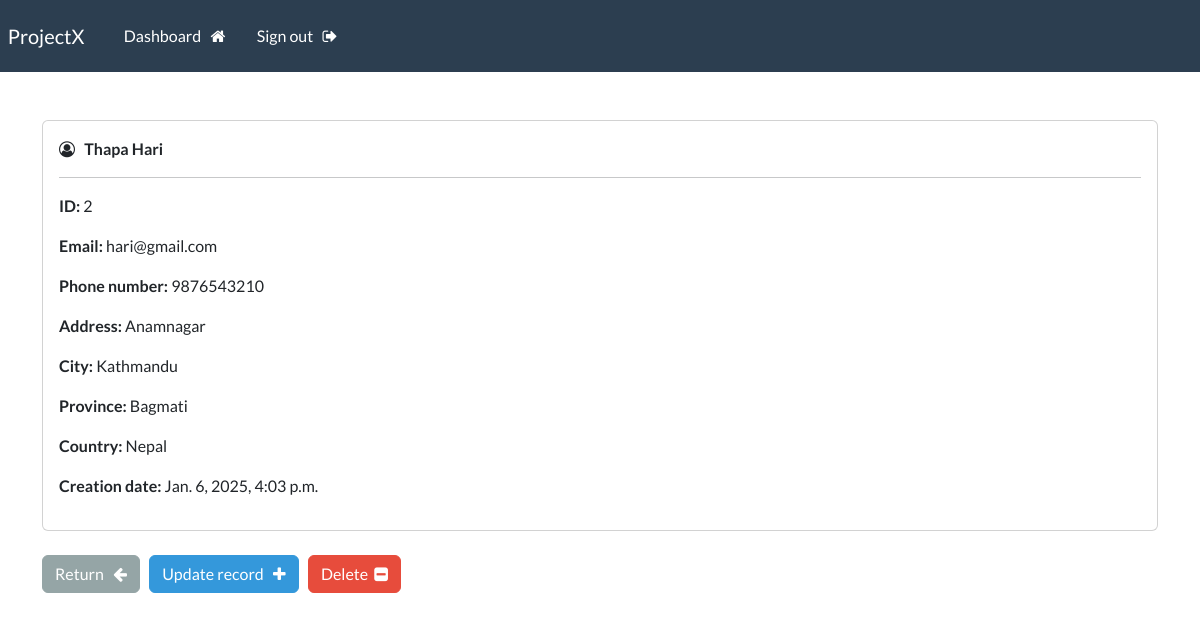
Screenshot of /viewRecord/2/ (signed in) with the database file from the repository.
### webapp/models.py (models this page shows, shortened)
class Record(models.Model):
    creation_date = models.DateTimeField(auto_now_add=True)
    first_name = models.CharField(max_length=100)
    last_name = models.CharField(max_length=100)
    email = models.CharField(max_length=255)
    phone = models.CharField(max_length=20)
    address = models.CharField(max_length=300)
    city = models.CharField(max_length=255)
    province = models.CharField(max_length=200)
    country = models.CharField(max_length=125)

### webapp/views.py (the view)
# urls.py: path('viewRecord/<int:pk>/',views.read_record,name="viewRecord"),
@login_required(login_url='login')
def read_record(request,pk):
    all_records = Record.objects.get(id=pk)
    context = {
        'record':all_records
    }
    return render(request,'webapp/view-record.html',context)

### webapp/templates/webapp/view-record.html (shortened to what this page needs)
{% extends 'webapp/base.html' %} {% block content %}
<div class="card">
  <div class="card-body">
    <i class="fa fa-user-circle-o" aria-hidden="true"></i> &nbsp;
    <strong> {{record.last_name}} {{record.first_name}} </strong>
    <hr />
    <p><strong> ID: </strong> {{record.id}}</p>
    <p><strong> Email: </strong> {{record.email}}</p>
    <p><strong> Phone number: </strong> {{record.phone}}</p>
    <p><strong> Address: </strong> {{record.address}}</p>
    <p><strong> City: </strong> {{record.city}}</p>
    <p><strong> Province: </strong> {{record.province}}</p>
    <p><strong> Country: </strong> {{record.country}}</p>
    <p><strong> Creation date: </strong> {{record.creation_date}}</p>
  </div>
</div>
<br />
<a href="{% url 'dashboard' %}" class="btn btn-secondary">
  Return &nbsp; <i class="fa fa-arrow-left" aria-hidden="true"></i>
</a>
<a href="{% url 'updateRecord' record.id %}" class="btn btn-info">
  Update record &nbsp; <i class="fa fa-plus" aria-hidden="true"></i>
</a>
<a href="{% url 'deleteRecord' record.id  %}" class="btn btn-danger">
  Delete &nbsp;<i class="fa fa-minus-square" aria-hidden="true"></i>
</a>
{% endblock %}

### rows the page displays
Record: last_name "Thapa", first_name "Hari", id "2", email "hari@gmail.com", phone "9876543210", address "Anamnagar", city "Kathmandu", province "Bagmati", country "Nepal", creation_date "Jan. 6, 2025, 4:03 p.m."
